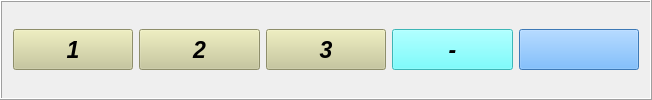
           <widget class="QFrame" name="sixthRowFrame">
            <property name="minimumSize">
             <size>
              <width>652</width>
              <height>59</height>
             </size>
            </property>
            <property name="frameShape">
             <enum>QFrame::Shape::Box</enum>
            </property>
            <property name="frameShadow">
             <enum>QFrame::Shadow::Raised</enum>
            </property>
            <layout class="QHBoxLayout" name="horizontalLayout_5">
             <item>
              <widget class="QPushButton" name="pushButton_one">
               <property name="minimumSize">
                <size>
                 <width>61</width>
                 <height>41</height>
                </size>
               </property>
               <property name="maximumSize">
                <size>
                 <width>16777215</width>
                 <height>16777215</height>
                </size>
               </property>
               <property name="font">
                <font>
                 <pointsize>17</pointsize>
                 <italic>true</italic>
                 <bold>true</bold>
                </font>
               </property>
               <property name="styleSheet">
                <string notr="true">background-color: rgb(199, 199, 148);</string>
               </property>
               <property name="text">
                <string>1</string>
               </property>
               <property name="shortcut">
                <string>1</string>
               </property>
              </widget>
             </item>
             <item>
              <widget class="QPushButton" name="pushButton_two">
               <property name="minimumSize">
                <size>
                 <width>61</width>
                 <height>41</height>
                </size>
               </property>
               <property name="maximumSize">
                <size>
                 <width>16777215</width>
                 <height>16777215</height>
                </size>
               </property>
               <property name="font">
                <font>
                 <pointsize>17</pointsize>
                 <italic>true</italic>
                 <bold>true</bold>
                </font>
               </property>
               <property name="styleSheet">
                <string notr="true">background-color: rgb(199, 199, 148);</string>
               </property>
               <property name="text">
                <string>2</string>
               </property>
               <property name="shortcut">
                <string>2</string>
               </property>
              </widget>
             </item>
             <item>
              <widget class="QPushButton" name="pushButton_three">
               <property name="minimumSize">
                <size>
                 <width>61</width>
                 <height>41</height>
                </size>
               </property>
               <property name="maximumSize">
                <size>
                 <width>16777215</width>
                 <height>16777215</height>
                </size>
               </property>
               <property name="font">
                <font>
                 <pointsize>17</pointsize>
                 <italic>true</italic>
                 <bold>true</bold>
                </font>
               </property>
               <property name="styleSheet">
                <string notr="true">background-color: rgb(199, 199, 148);</string>
               </property>
               <property name="text">
                <string>3</string>
               </property>
               <property name="shortcut">
                <string>3</string>
               </property>
              </widget>
             </item>
             <item>
              <widget class="QPushButton" name="pushButton_minus">
               <property name="minimumSize">
                <size>
                 <width>61</width>
                 <height>41</height>
                </size>
               </property>
               <property name="maximumSize">
                <size>
                 <width>16777215</width>
                 <height>16777215</height>
                </size>
               </property>
               <property name="font">
                <font>
                 <pointsize>17</pointsize>
                 <italic>true</italic>
                 <bold>true</bold>
                </font>
               </property>
               <property name="styleSheet">
                <string notr="true">background-color: rgb(85, 255, 255);</string>
               </property>
               <property name="text">
                <string>-</string>
               </property>
               <property name="shortcut">
                <string>-</string>
               </property>
              </widget>
             </item>
             <item>
              <widget class="QPushButton" name="pushButton_square">
               <property name="minimumSize">
                <size>
                 <width>61</width>
                 <height>41</height>
                </size>
               </property>
               <property name="maximumSize">
                <size>
                 <width>16777215</width>
                 <height>16777215</height>
                </size>
               </property>
               <property name="font">
                <font>
                 <pointsize>17</pointsize>
                 <italic>true</italic>
                 <bold>true</bold>
                </font>
               </property>
               <property name="styleSheet">
                <string notr="true">background-color: rgb(85, 170, 255);</string>
               </property>
               <property name="text">
                <string/>
               </property>
              </widget>
             </item>
            </layout>
           </widget>
